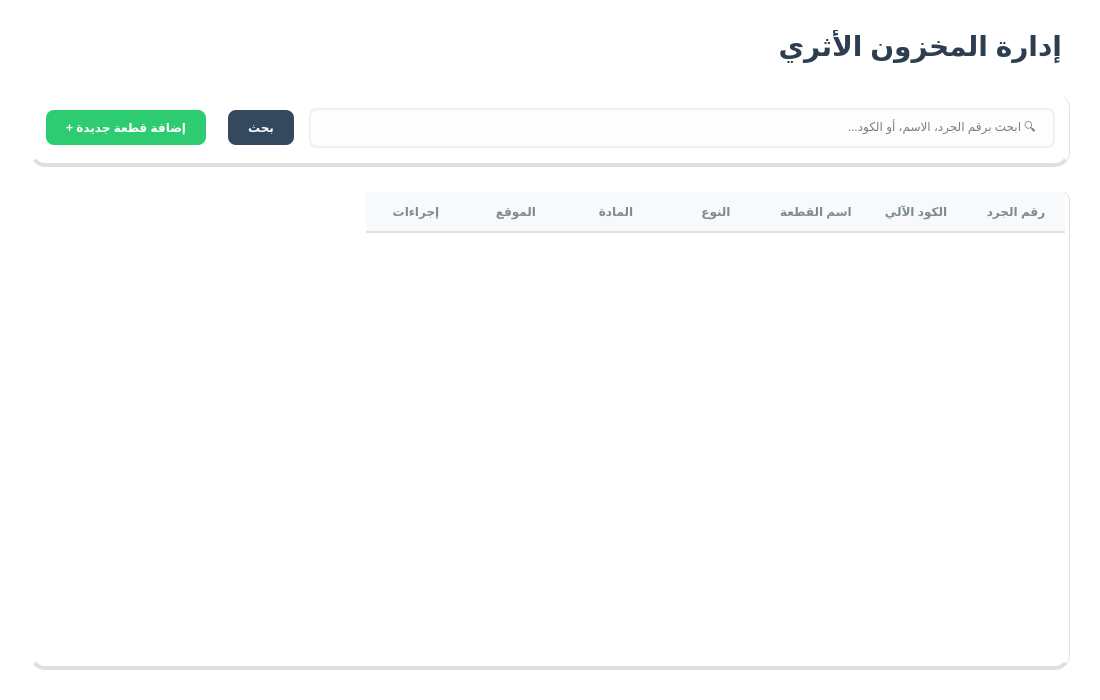
<?xml version="1.0" encoding="UTF-8"?>
<ui version="4.0">
 <class>Form</class>
 <widget class="QWidget" name="Form">
  <property name="geometry"> <rect> <x>0</x> <y>0</y> <width>1100</width> <height>700</height> </rect> </property>
  <property name="windowTitle"> <string>قائمة الآثار</string> </property>
  <property name="layoutDirection"> <enum>Qt::RightToLeft</enum> </property>
  <property name="styleSheet">
   <string notr="true">
    QWidget { font-family: 'Segoe UI', sans-serif; background-color: transparent; }
    
    #pageTitle { font-size: 28px; font-weight: bold; color: #2c3e50; margin-bottom: 10px; }

    /* Cards */
    #topBar, #tableContainer {
        background-color: white;
        border-radius: 15px;
        border-bottom: 4px solid #dce1e6;
        border-right: 1px solid #dce1e6;
    }

    QLineEdit { border: 2px solid #f0f0f0; border-radius: 8px; padding: 8px 15px; background: #fdfdfd; }
    QLineEdit:focus { border: 2px solid #3498db; background: white; }

    QPushButton { font-weight: bold; border-radius: 8px; padding: 10px 20px; border: none; }
    #btnAdd { background-color: #2ecc71; color: white; }
    #btnAdd:hover { background-color: #27ae60; }
    #btnSearch { background-color: #34495e; color: white; }
    #btnSearch:hover { background-color: #2c3e50; }

    /* Table */
    QTableWidget {
        background-color: white;
        border: none;
        border-radius: 10px;
        gridline-color: #f0f0f0;
        selection-background-color: #e3f2fd;
        selection-color: #2c3e50;
    }
    QHeaderView::section {
        background-color: #f8f9fa;
        padding: 10px;
        border: none;
        font-weight: bold;
        color: #7f8c8d;
        border-bottom: 2px solid #e0e0e0;
    }
   </string>
  </property>
  
  <layout class="QVBoxLayout" name="verticalLayout_2">
   <property name="spacing"> <number>20</number> </property>
   <property name="margin"> <number>30</number> </property>
   
   <item> <widget class="QLabel" name="pageTitle"> <property name="text"> <string>إدارة المخزون الأثري</string> </property> </widget> </item>
   
   <item>
    <widget class="QFrame" name="topBar">
     <layout class="QHBoxLayout" name="horizontalLayout_2">
      <property name="spacing"> <number>15</number> </property>
      <property name="margin"> <number>15</number> </property>
      <item> <widget class="QLineEdit" name="searchInput"> <property name="minimumSize"> <size> <width>350</width> <height>40</height> </size> </property> <property name="placeholderText"> <string>🔍 ابحث برقم الجرد، الاسم، أو الكود...</string> </property> </widget> </item>
      <item> <widget class="QPushButton" name="btnSearch"> <property name="text"> <string>بحث</string> </property> </widget> </item>
      <item> <spacer name="hSpacer"> <property name="orientation"> <enum>Qt::Horizontal</enum> </property> </spacer> </item>
      <item> <widget class="QPushButton" name="btnAdd"> <property name="text"> <string>+ إضافة قطعة جديدة</string> </property> </widget> </item>
     </layout>
    </widget>
   </item>

   <item>
    <widget class="QFrame" name="tableContainer">
     <layout class="QVBoxLayout" name="verticalLayout_3">
      <property name="margin"> <number>5</number> </property>
      <item>
       <widget class="QTableWidget" name="artifactsTable">
        <property name="editTriggers"> <set>QAbstractItemView::NoEditTriggers</set> </property>
        <property name="selectionBehavior"> <enum>QAbstractItemView::SelectRows</enum> </property>
        <property name="verticalScrollMode"> <enum>QAbstractItemView::ScrollPerPixel</enum> </property>
        <column> <property name="text"> <string>رقم الجرد</string> </property> </column>
        <column> <property name="text"> <string>الكود الآلي</string> </property> </column>
        <column> <property name="text"> <string>اسم القطعة</string> </property> </column>
        <column> <property name="text"> <string>النوع</string> </property> </column>
        <column> <property name="text"> <string>المادة</string> </property> </column>
        <column> <property name="text"> <string>الموقع</string> </property> </column>
        <column> <property name="text"> <string>إجراءات</string> </property> </column>
       </widget>
      </item>
     </layout>
    </widget>
   </item>
  </layout>
 </widget>
</ui>
